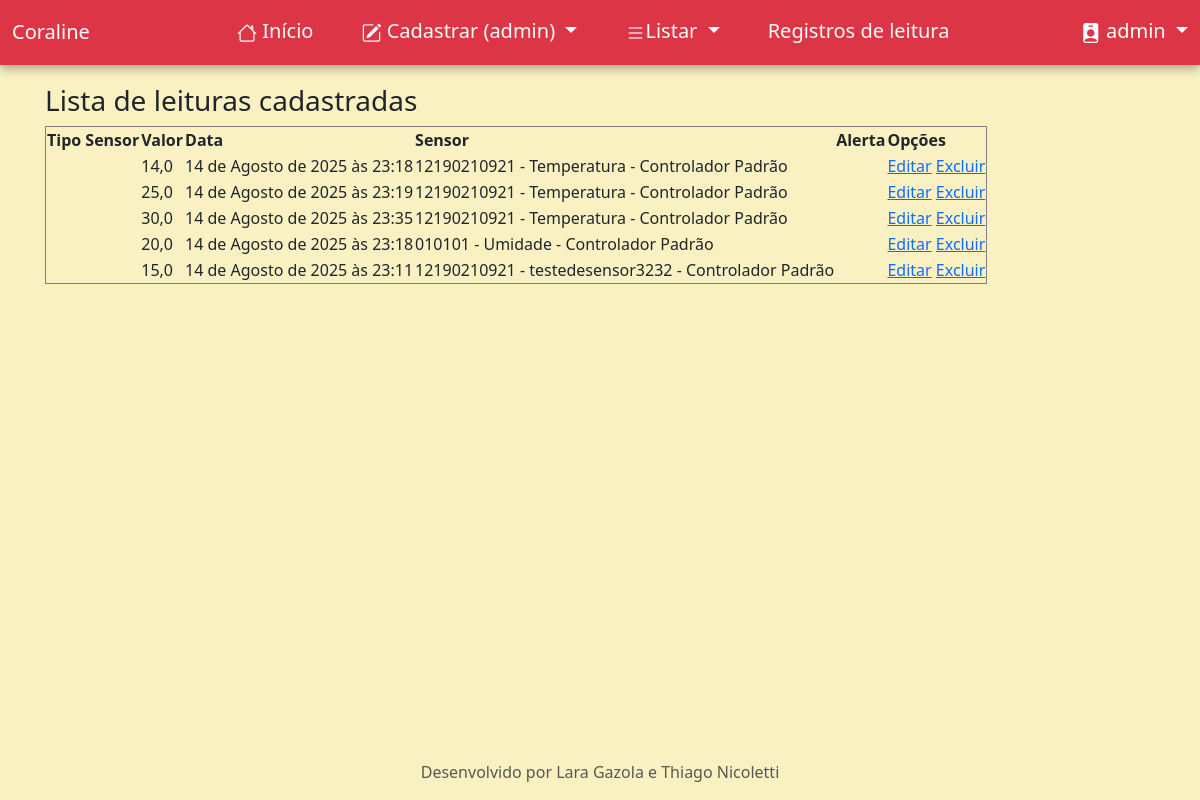
The page /listar/leitura/ (signed in) on the database as committed earlier.
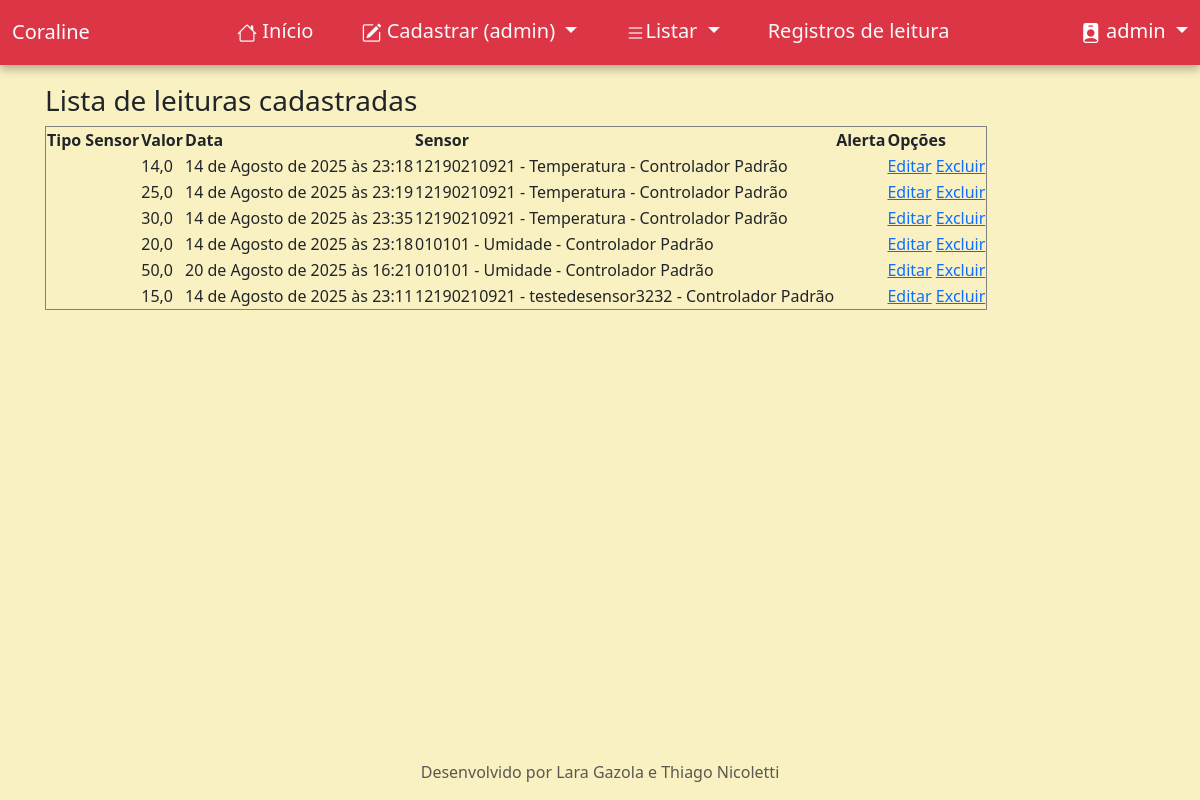
The same page on the database as committed later.
### paginasweb/models.py (models this page shows, shortened)
class Leitura(models.Model):
    valor = models.FloatField()
    data = models.DateTimeField()
    sensor = models.ForeignKey(Sensor, on_delete=models.CASCADE, null=True)
    cadastrado_por = models.ForeignKey(User, on_delete=models.CASCADE, null=True, blank=True, related_name='leituras')
    cadastrado_em = models.DateTimeField(auto_now_add=True)
    class Meta:
        ordering = ['sensor', 'cadastrado_em']

class Sensor(models.Model):
    numero_serial = models.CharField(max_length=255, verbose_name="Número Serial")
    descricao = models.CharField(max_length=255, verbose_name="Descrição")
    tipo_sensor = models.CharField(max_length=30, choices=TIPO_SENSOR, default="1")
    controlador = models.ForeignKey(Controlador, on_delete=models.CASCADE)
    cadastrado_por = models.ForeignKey(User, on_delete=models.CASCADE, related_name='sensores')
    cadastrado_em = models.DateTimeField(auto_now_add=True)
    atualizado_em = models.DateTimeField(auto_now=True)
    def __str__(self):
        return f"{self.numero_serial} - {self.descricao} - {self.controlador.nome}"
    class Meta:
        ordering = ['descricao', 'cadastrado_em']

class Controlador(models.Model):
    nome = models.CharField(max_length=255, verbose_name="Nome", default="Controlador Padrão")
    descricao = models.CharField(max_length=255, verbose_name="Descrição")
    usuario = models.ForeignKey(User, on_delete=models.PROTECT)
    cadastrado_por = models.ForeignKey(User, on_delete=models.CASCADE, related_name='controladores')
    cadastrado_em = models.DateTimeField(auto_now_add=True)
    atualizado_em = models.DateTimeField(auto_now=True)
    class Meta:
        ordering = ['nome', 'cadastrado_em']

### paginasweb/views.py (the view)
# urls.py: path("listar/leitura/", LeituraList.as_view(), name="listar-leitura"),
class LeituraList(GroupRequiredMixin, SuccessMessageMixin, LoginRequiredMixin, ListView):
     group_required = u"Administrador"
     model = Leitura
     template_name = 'paginasweb/leitura.html'

### paginasweb/views.py (called while the page is built)
    def get_context_data(self, **kwargs):
        context = super().get_context_data(**kwargs)
        if self.request.user.groups.filter(name='Administrador').exists():
            context['sou_admin'] = True
        return context

### paginasweb/templates/paginasweb/leitura.html
{% extends "paginasweb/index.html" %}
{% load static %}
{% block conteudo %}
<h3>Lista de leituras cadastradas</h3>
<table border="1">
    <tr>
        <th>Tipo Sensor</th>
        <th>Valor</th>
        <th>Data</th>
        <th>Sensor</th>
        <th>Alerta</th>
        <th>Opções</th>
    </tr>
    {% for obj in object_list %}
    <tr>
        <td>{{ obj.tipo_sensor }}</td>
        <td>{{ obj.valor }}</td>
        <td>{{ obj.data }}</td>
        <td>{{ obj.sensor }}</td>
        <td>{{ obj.alerta }}</td>
        <td>
            <a href="#">Editar</a>
            <a href="#">Excluir</a>
        </td>
    </tr>
    {% empty %}
    <tr>
        <td colspan="3">Nenhum registro encontrado.</td>
    </tr>
    {% endfor %}
</table>
{% endblock %}

Rows that differ between the two databases and show on the page:
added Leitura: valor "50,0", data "20 de Agosto de 2025 às 16:21", sensor "010101 - Umidade - Controlador Padrão"
